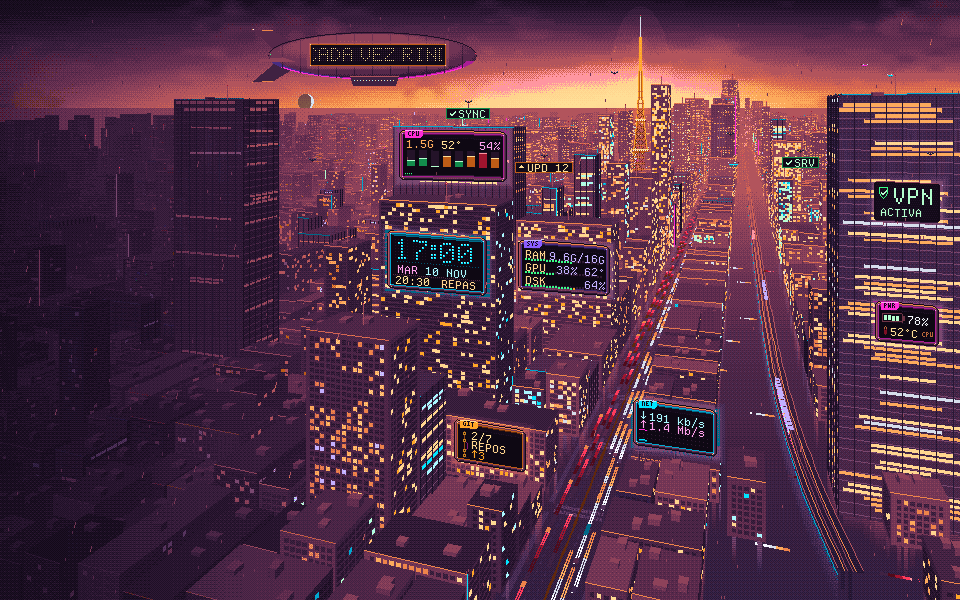
#> input picture capturas/atardecer.png, 1920 x 1200 px, given in place of propuesta-noche.png, which was not available (shown at 1/2 size)
$ python maqueta.py 1.0
#> lines starting #> are read from the running program, lines starting #| are printed output that depends on the picture; after the words box and inside, x2 and y2 are one past the last pixel; in counts of white or black regions, pixels touching at a corner belong together
#!/usr/bin/env python3
"""Maqueta de ventanas NeonGrid: decoracion (activa/inactiva), terminal translucido, gestor de archivos y notificacion.
Solo dibuja una imagen para evaluar el estilo; no instala nada.
Uso: python maqueta.py [opacidad_terminal]   (por defecto 0.85)"""
import os, sys, math
from PIL import Image, ImageDraw, ImageFont, ImageFilter, ImageChops
from paleta import PAL, contraste

HERE = os.path.dirname(os.path.abspath(__file__))
FONTS = os.path.join(HERE, 'fuentes', 'chakra-petch')
UI = lambda n, s=15: ImageFont.truetype(os.path.join(FONTS, f'ChakraPetch-{n}.ttf'), s)
MONO = ImageFont.truetype(os.path.expanduser('~/.local/share/fonts/pixelzen/DepartureMono-Regular.otf'), 15)
BG = os.path.join(HERE, '..', 'concepto', 'opus', 'propuesta-noche.png')
P = PAL
mix = lambda a, b, t: tuple(int(round(a[i] + (b[i] - a[i]) * t)) for i in range(3))
GLYPH = {
    'ok': ["......X", ".....XX", "X...XX.", "XX.XX..", ".XXX...", "..X...."],
    'up': ["...X...", "..XXX..", "..XXX..", ".XXXXX.", ".XXXXX.", "XXXXXXX"],
    'x': ["XX...XX", ".XX.XX.", "..XXX..", "..XXX..", ".XX.XX.", "XX...XX"],
}


def glyph(d, name, x, y, col, s=2):
    for j, row in enumerate(GLYPH[name]):
        for i, ch in enumerate(row):
            if ch == 'X': d.rectangle([x + i * s, y + j * s, x + i * s + s - 1, y + j * s + s - 1], fill=col)
    return 7 * s


def chamf(x0, y0, x1, y1, c=6):
    return [(x0 + c, y0), (x1 - c, y0), (x1, y0 + c), (x1, y1 - c), (x1 - c, y1), (x0 + c, y1), (x0, y1 - c), (x0, y0 + c)]


def halo(img, pts, col, k=1.0):
    """Halo de neon en 3 escalones (sin difuminado): 3 contornos engordados con alfa decreciente."""
    lay = Image.new('RGBA', img.size, (0, 0, 0, 0)); d = ImageDraw.Draw(lay)
    for rad, al in ((8, 26), (5, 48), (2, 90)):
        for a in range(16):
            dx = round(math.cos(a * math.pi / 8) * rad); dy = round(math.sin(a * math.pi / 8) * rad)
            d.polygon([(x + dx, y + dy) for x, y in pts], fill=col + (int(al * k),))
    img.alpha_composite(lay)


def window(img, x, y, w, h, title, active=True, opacity=1.0, blur=0, body=None):
    """Dibuja una ventana. body(img, x0, y0, x1, y1) pinta el contenido. Devuelve la imagen."""
    pts = chamf(x, y, x + w, y + h, 8)
    # sombra dura desplazada (2 px finales = 1 px logico)
    sh = Image.new('RGBA', img.size, (0, 0, 0, 0)); ImageDraw.Draw(sh).polygon([(px + 4, py + 4) for px, py in pts], fill=(0, 0, 0, 150)); img.alpha_composite(sh)
    if active: halo(img, pts, P['cian'], .9)
    # fondo translucido: el escritorio de detras, con desenfoque opcional (efecto "blur" de KWin)
    back = img.crop((x, y, x + w + 1, y + h + 1)).convert('RGB')
    if blur: back = back.filter(ImageFilter.GaussianBlur(blur))
    panel = P['fondo'] if active else P['panel']
    fill = Image.blend(back, Image.new('RGB', back.size, panel), opacity)
    mask = Image.new('L', (w + 1, h + 1), 0); ImageDraw.Draw(mask).polygon([(px - x, py - y) for px, py in pts], fill=255)
    img.paste(fill.convert('RGBA'), (x, y), mask)
    d = ImageDraw.Draw(img)
    # barra de titulo 28 px: tira ligeramente mas clara, lineas de escaneo ~5 %
    tb = Image.new('RGBA', (w + 1, 28), (0, 0, 0, 0)); td = ImageDraw.Draw(tb)
    base = mix(P['panel'], P['cian'], .10) if active else mix(P['panel'], P['violeta'], .06)
    td.rectangle([0, 0, w, 27], fill=base + (int(255 * max(.55, opacity)),))
    for yy in range(0, 28, 4): td.line([(0, yy), (w, yy)], fill=(0, 0, 0, 22))
    tmask = Image.new('L', (w + 1, 28), 0); ImageDraw.Draw(tmask).polygon([(px - x, py - y) for px, py in pts if py - y <= 40] + [(w, 28), (0, 28)], fill=255)
    img.paste(tb, (x, y), ImageChops.multiply(tb.split()[3], tmask)); d = ImageDraw.Draw(img)
    line = P['cian'] if active else mix(P['violeta'], P['fondo'], .45)
    d.line([(x, y + 28), (x + w, y + 28)], fill=mix(line, P['fondo'], .5))
    # titulo en la tipografia de interfaz y botones con forma propia: — □ ✕
    d.text((x + 16, y + 5), title, font=UI('SemiBold', 15), fill=P['texto'] if active else P['tenue'])
    bc = P['cian'] if active else P['tenue']
    bx = x + w - 30
    d.line([(bx - 4, y + 18), (bx + 4, y + 18)], fill=bc, width=2)                         # cerrar → x
    d.line([(bx - 4, y + 10), (bx + 4, y + 18)], fill=P['magenta_t'] if active else bc, width=2); d.line([(bx + 4, y + 10), (bx - 4, y + 18)], fill=P['magenta_t'] if active else bc, width=2)
    d.rectangle([bx - 38, y + 8, bx - 28, y + 18], outline=bc, width=2)                    # maximizar
    d.line([(bx - 70, y + 17), (bx - 60, y + 17)], fill=bc, width=2)                       # minimizar
    # borde de 2 px y "corchetes" en las esquinas
    d.line(pts + [pts[0]], fill=line, width=2)
    for (cx, cy, sx, sy) in ((x, y, 1, 1), (x + w, y, -1, 1), (x, y + h, 1, -1), (x + w, y + h, -1, -1)):
        d.line([(cx + sx * 14, cy), (cx + sx * 4, cy)], fill=mix(line, (255, 255, 255), .55 if active else .1), width=2)
        d.line([(cx, cy + sy * 14), (cx, cy + sy * 4)], fill=mix(line, (255, 255, 255), .55 if active else .1), width=2)
    if body: body(img, x + 2, y + 30, x + w - 2, y + h - 2)
    return img


# ---------------- contenidos ----------------
def terminal_body(img, x0, y0, x1, y1):
    d = ImageDraw.Draw(img); d.fontmode = "1"; X = x0 + 14; Y = y0 + 10; LH = 22; cw = MONO.getlength('M')
    def t(x, y, s, c): d.text((x, y), s, font=MONO, fill=c); return x + MONO.getlength(s)
    def prompt(y, cmd=''):
        x = t(X, y, 'λ ', P['verde']); x = t(x, y, '~/Proyectos/neongrid ', P['cian']); x = t(x, y, 'main ', P['magenta_t'])
        if cmd: t(x, y, cmd, P['texto'])
    prompt(Y, 'neongrid --estado'); Y += LH
    x = t(X, Y, ' CPU ', P['tenue']);
    for i in range(8): d.rectangle([x + i * 12, Y + 3, x + i * 12 + 8, Y + 13], fill=P['cian'] if i < 4 else mix(P['panel'], P['cian'], .25))
    t(x + 104, Y, '47%', P['texto']); t(x + 160, Y, 'GPU 41%  58°C', P['texto']); Y += LH
    x = t(X, Y, ' RAM ', P['tenue']); t(x, Y, '10.2/16 GB', P['texto']); x2 = x + 190; x2 += glyph(d, 'ok', x2, Y + 3, P['verde']) + 6; x2 = t(x2, Y, 'VPN activa', P['verde'])
    x2 += 20; x2 += glyph(d, 'ok', x2, Y + 3, P['verde']) + 6; t(x2, Y, 'SYNC', P['verde']); Y += LH
    x = X + 5 + glyph(d, 'up', X + 5, Y + 3, P['ambar']) + 6; t(x, Y, '12 actualizaciones', P['ambar']); x2 = x + 230
    x2 += glyph(d, 'x', x2, Y + 3, P['rojo_t']) + 6; t(x2, Y, '1 servicio caido', P['rojo_t']); Y += LH * 2 - 6
    prompt(Y, 'ls'); Y += LH
    x = X
    for n, c in (('concepto/', P['cian']), ('tema/', P['cian']), ('DISEÑO.md', P['texto']), ('PROMPT.md', P['texto']), ('generar.py', P['verde'])):
        x = t(x, Y, n + '  ', c)
    Y += LH * 2 - 6
    prompt(Y, 'git status -sb'); Y += LH
    t(X, Y, '## main...origin/main [adelantado 1]', P['tenue']); Y += LH
    t(X, Y, ' M', P['ambar']); t(X + 3 * cw, Y, 'tema/paleta.py', P['texto']); Y += LH
    t(X, Y, '??', P['rojo_t']); t(X + 3 * cw, Y, 'tema/maqueta.py', P['texto']); Y += LH * 2 - 6
    prompt(Y); d.rectangle([X + cw * 40, Y + 1, X + cw * 40 + 9, Y + 17], fill=P['verde'])  # cursor bloque


def fm_body(img, x0, y0, x1, y1):
    d = ImageDraw.Draw(img); f = UI('Medium', 14); fs = UI('Regular', 13)
    d.rectangle([x0, y0, x0 + 170, y1], fill=P['panel'])
    d.line([(x0 + 170, y0), (x0 + 170, y1)], fill=mix(P['violeta'], P['fondo'], .5))
    d.text((x0 + 14, y0 + 12), 'LUGARES', font=fs, fill=P['tenue'])
    for i, (n, sel) in enumerate((('Inicio', 0), ('Proyectos', 1), ('Documentos', 0), ('Descargas', 0), ('Imágenes', 0), ('Papelera', 0))):
        yy = y0 + 40 + i * 34
        if sel: d.polygon(chamf(x0 + 6, yy - 4, x0 + 164, yy + 26, 4), fill=P['sel'], outline=P['cian'])
        d.rectangle([x0 + 16, yy + 6, x0 + 26, yy + 16], outline=P['cian'] if sel else P['violeta'], width=2)
        d.text((x0 + 38, yy), n, font=f, fill=P['texto'] if sel else P['tenue'])
    # ruta y rejilla de carpetas
    d.text((x0 + 190, y0 + 12), 'Proyectos  /  neongrid', font=f, fill=P['cian'])
    d.line([(x0 + 180, y0 + 40), (x1 - 8, y0 + 40)], fill=mix(P['violeta'], P['fondo'], .5))
    names = ['concepto', 'tema', 'frames', 'fuentes', 'colores', 'maqueta']
    for n, nm in enumerate(names):
        c, r = divmod(n, 3); fx = x0 + 200 + c * 150; fy = y0 + 60 + r * 118
        if n == 1: d.polygon(chamf(fx - 14, fy - 8, fx + 94, fy + 92, 6), fill=P['sel'], outline=P['cian'])
        d.polygon([(fx, fy + 6), (fx + 24, fy + 6), (fx + 30, fy + 12), (fx + 38, fy + 12), (fx + 38, fy + 18), (fx, fy + 18)], fill=(120, 84, 200))
        d.polygon([(fx, fy + 16), (fx + 76, fy + 16), (fx + 76, fy + 62), (fx, fy + 62)], fill=(84, 56, 150))
        d.rectangle([fx, fy + 16, fx + 76, fy + 18], fill=(170, 130, 255)); d.rectangle([fx, fy + 56, fx + 76, fy + 62], fill=(52, 34, 98))
        d.rectangle([fx + 3, fy + 21, fx + 73, fy + 59], outline=(110, 76, 190))
        w = d.textlength(nm, font=fs); d.text((fx + 38 - w / 2, fy + 70), nm, font=fs, fill=P['texto'] if n == 1 else P['tenue'])


def notificacion(img, x, y, w, h):
    pts = chamf(x, y, x + w, y + h, 8)
    sh = Image.new('RGBA', img.size, (0, 0, 0, 0)); ImageDraw.Draw(sh).polygon([(px + 4, py + 4) for px, py in pts], fill=(0, 0, 0, 150)); img.alpha_composite(sh)
    halo(img, pts, P['ambar'], .7)
    d = ImageDraw.Draw(img); d.polygon(pts, fill=P['fondo'], outline=P['ambar'])
    d.rectangle([x + 2, y + 10, x + 10, y + h - 10], fill=P['ambar'])        # franja lateral por gravedad
    glyph(d, 'up', x + 26, y + 22, P['ambar'], 3)
    d.text((x + 62, y + 14), 'Actualizaciones pendientes', font=UI('SemiBold', 16), fill=P['texto'])
    d.text((x + 62, y + 42), '12 paquetes · 1 servicio caído', font=UI('Regular', 14), fill=P['tenue'])
    d.text((x + w - 70, y + 14), 'ahora', font=UI('Regular', 12), fill=P['tenue'])


def main():
    op = float(sys.argv[1]) if len(sys.argv) > 1 else 0.85
    img = Image.open(BG).convert('RGBA')
#> img is the input picture: PIL image 1920x1200 RGBA; mean R, G, B, A 87.7, 49.5, 69.8, 255
    window(img, 1120, 520, 700, 470, 'Dolphin — Proyectos', active=False, opacity=.97, body=fm_body)
#> in window, `sh = Image.new('RGBA', img.size, (0, 0, 0, 0))`: sh: PIL image 1920x1200 RGBA; every value is 0
#> in window, `mask = Image.new('L', (w + 1, h + 1), 0)`: mask: PIL image 701x471 L; every value is 0
#> in window, `ImageDraw.Draw(mask).polygon([(px - x, py - y) for px, py in pts], fil`:
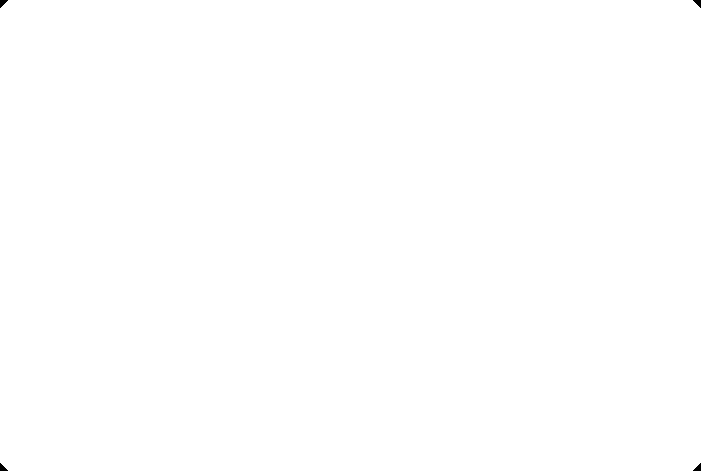
#> mask: PIL image 701x471 L; 100% white; 4 black regions, box (x1, y1, x2, y2) and area: (0, 0, 8, 8) 36, (693, 0, 701, 8) 36, (0, 463, 8, 471) 36, (693, 463, 701, 471) 36
#> in window, `tb = Image.new('RGBA', (w + 1, 28), (0, 0, 0, 0))`: tb: PIL image 701x28 RGBA; every value is 0
#> in window, `tmask = Image.new('L', (w + 1, 28), 0)`: tmask: PIL image 701x28 L; every value is 0
#> in window, `ImageDraw.Draw(tmask).polygon([(px - x, py - y) for px, py in pts if p`: tmask: PIL image 701x28 L; 65.4% white; 4 black regions, box (x1, y1, x2, y2) and area: (36, 9, 701, 28) 6650, (0, 0, 8, 8) 56, (0, 9, 5, 27) 54, (693, 0, 701, 8) 36
#> the loop in fm_body, `for n, nm in enumerate(names):` made 6 passes
#> w on passes 1 to 6: 59.77, 33.72, 45.31, 48.91, 46.48, 58.17
    window(img, 520, 330, 800, 470, 'Konsole — neongrid', active=True, opacity=op, blur=5, body=terminal_body)
#> in window (call 2), `mask = Image.new('L', (w + 1, h + 1), 0)`: mask: PIL image 801x471 L; every value is 0
#> in window (call 2), `ImageDraw.Draw(mask).polygon([(px - x, py - y) for px, py in pts], fil`: mask: PIL image 801x471 L; 100% white; 4 black regions, box (x1, y1, x2, y2) and area: (0, 0, 8, 8) 36, (793, 0, 801, 8) 36, (0, 463, 8, 471) 36, (793, 463, 801, 471) 36
#> in window (call 2), `tb = Image.new('RGBA', (w + 1, 28), (0, 0, 0, 0))`: tb: PIL image 801x28 RGBA; every value is 0
#> in window (call 2), `tmask = Image.new('L', (w + 1, 28), 0)`: tmask: PIL image 801x28 L; every value is 0
#> in window (call 2), `ImageDraw.Draw(tmask).polygon([(px - x, py - y) for px, py in pts if p`: tmask: PIL image 801x28 L; 65.5% white; 4 black regions, box (x1, y1, x2, y2) and area: (41, 9, 801, 28) 7600, (0, 0, 8, 8) 56, (0, 9, 5, 27) 54, (793, 0, 801, 8) 36
#> in terminal_body, `x2 += glyph(d, 'ok', x2, Y + 3, P['verde']) + 6`: x2 = 788.5
#> in terminal_body, `x2 = t(x2, Y, 'VPN activa', P['verde'])`: x2 = 869.4
#> in terminal_body, `x2 += 20`: x2 = 889.4
#> in terminal_body, `x2 += glyph(d, 'ok', x2, Y + 3, P['verde']) + 6`: x2 = 909.4
#> in terminal_body, `x = X + 5 + glyph(d, 'up', X + 5, Y + 3, P['ambar']) + 6`: x = 561
#> in terminal_body, `x2 = x + 230`: x2 = 791
#> in terminal_body, `x2 += glyph(d, 'x', x2, Y + 3, P['rojo_t']) + 6`: x2 = 811
    notificacion(img, 1440, 64, 420, 92)
    img.convert('RGB').save(os.path.join(HERE, 'maqueta', 'ventanas.png'))
    # comparativa de opacidad del terminal sobre la zona mas cargada de la ciudad
    base = Image.open(BG).convert('RGBA').crop((500, 180, 1700, 780))
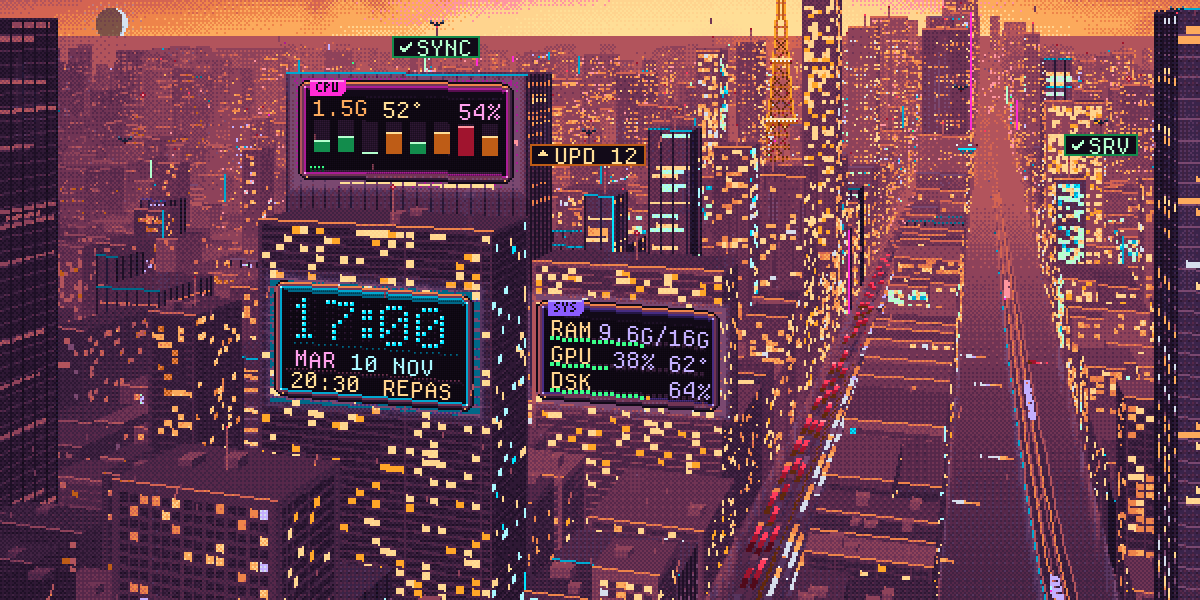
#> base: PIL image 1200x600 RGBA; mean R, G, B, A 110.9, 64.3, 78.7, 255
    strip = Image.new('RGBA', (1920, 700), (6, 7, 16, 255)); lab = ImageDraw.Draw(strip)
#> after `strip = Image.new('RGBA', (1920, 700), (6, 7, 16, 255))`:
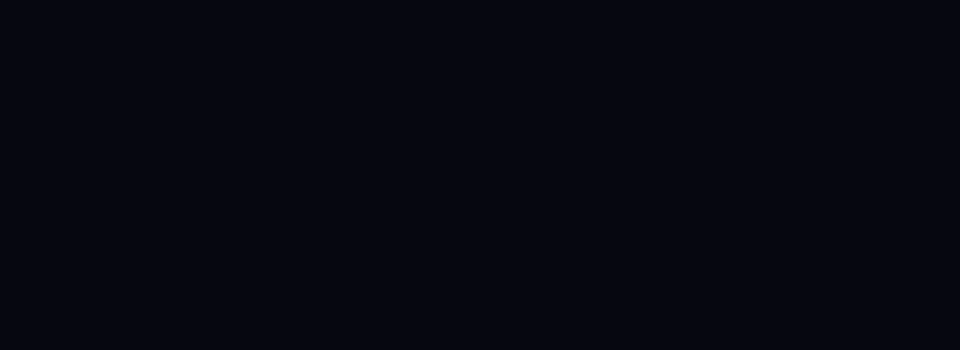
#> strip: PIL image 1920x700 RGBA (shown at 1/2 size); mean R, G, B, A 6, 7, 16, 255
    for i, o in enumerate((1.0, .85, .70)):
        panel = base.crop((0, 0, 600, 600)) if False else Image.open(BG).convert('RGBA').crop((560 + i * 80, 340, 1160 + i * 80, 940))
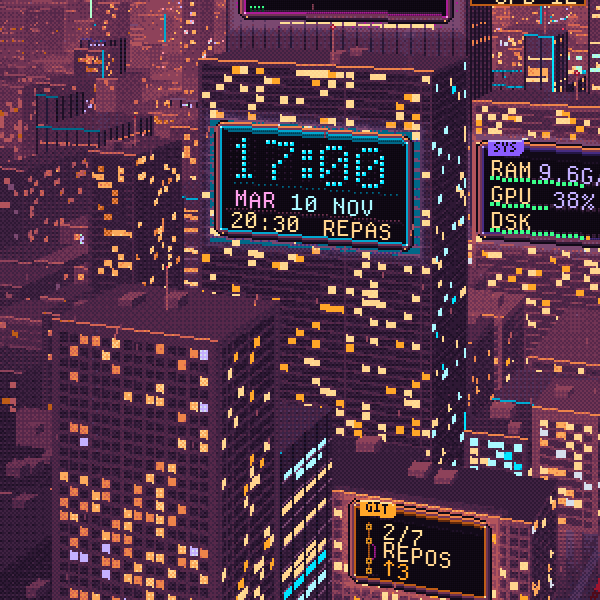
#> panel: PIL image 600x600 RGBA; mean R, G, B, A 84.5, 51.1, 70.7, 255
        panel2 = Image.new('RGBA', (640, 600), (0, 0, 0, 255)); panel2.paste(panel, (20, 0))
        window(panel2, 30, 90, 580, 330, f'Konsole — opacidad {int(o * 100)} %', active=True, opacity=o, blur=5 if o < 1 else 0,
               body=lambda im, a, b, c, dd: terminal_body(im, a, b, c, dd))
#> call 3 of window, with x = 30, y = 90, w = 580, h = 330, title = 'Konsole — opacidad 100 %', active = True, opacity = 1, blur = 0
#> in window (call 3), `sh = Image.new('RGBA', img.size, (0, 0, 0, 0))`: sh: PIL image 640x600 RGBA; every value is 0
#> in window (call 3), `ImageDraw.Draw(sh).polygon([(px + 4, py + 4) for px, py in pts], fill=`:
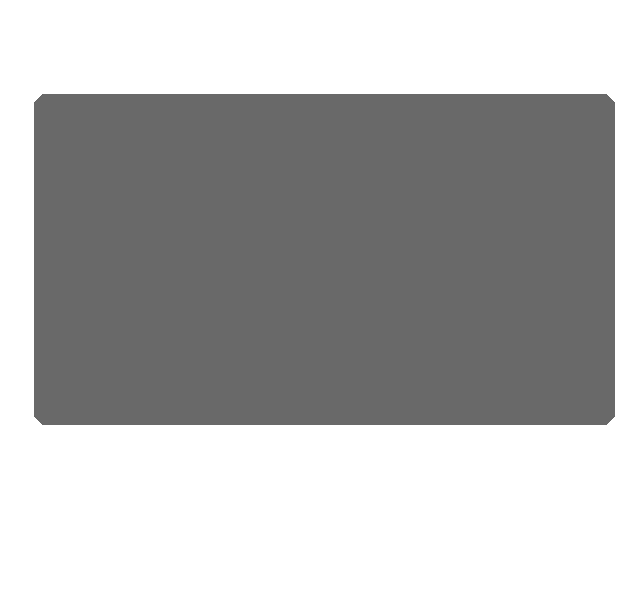
#> sh: PIL image 640x600 RGBA; mean R, G, B, A 0, 0, 0, 75.1; transparent parts drawn white
#> in window (call 3), `img.alpha_composite(sh)`:
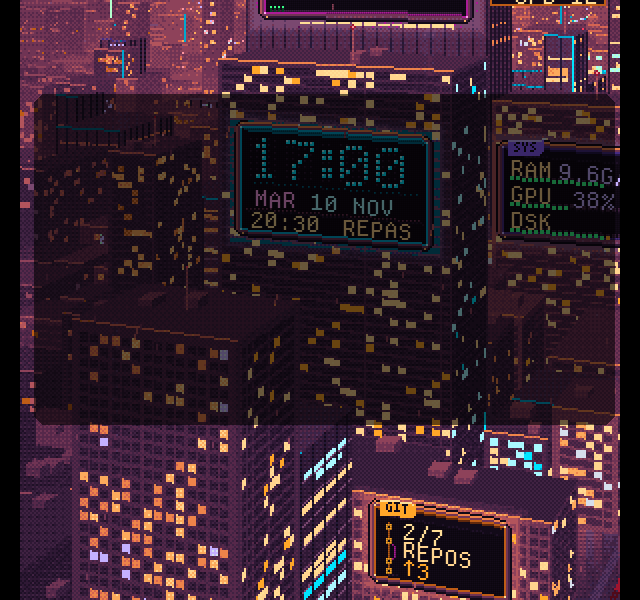
#> img: PIL image 640x600 RGBA; mean R, G, B, A 56, 33.2, 45.7, 255
#> call 3 of halo, with col = (0, 229, 255), k = 0.9
#> in halo (call 3), `img.alpha_composite(lay)`:
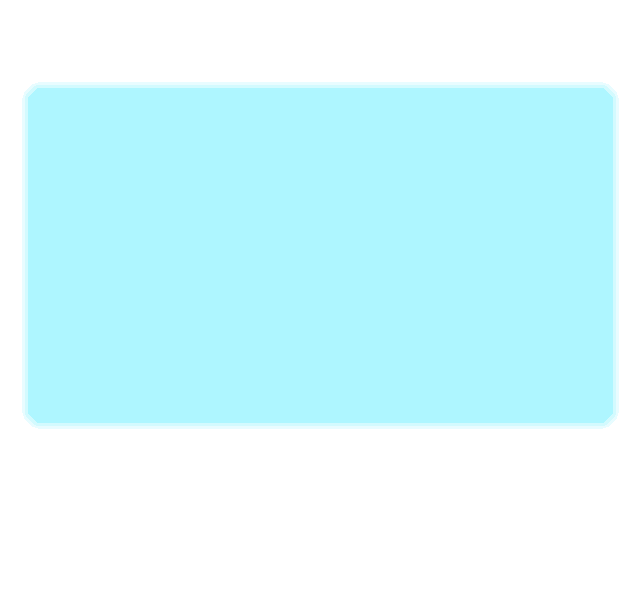
#> lay: PIL image 640x600 RGBA; mean R, G, B, A 0, 123.3, 137.3, 42.2; transparent parts drawn white
        strip.paste(panel2.convert('RGB'), (i * 640, 40))
        lab.text((i * 640 + 24, 8), f'{int(o * 100)} %' + ('  (opaco)' if o == 1 else '  (con desenfoque de KWin)'), font=UI('SemiBold', 18), fill=P['cian'])
    strip.convert('RGB').save(os.path.join(HERE, 'maqueta', 'opacidades.png'))
    print('ok')


if __name__ == '__main__':
    main()
